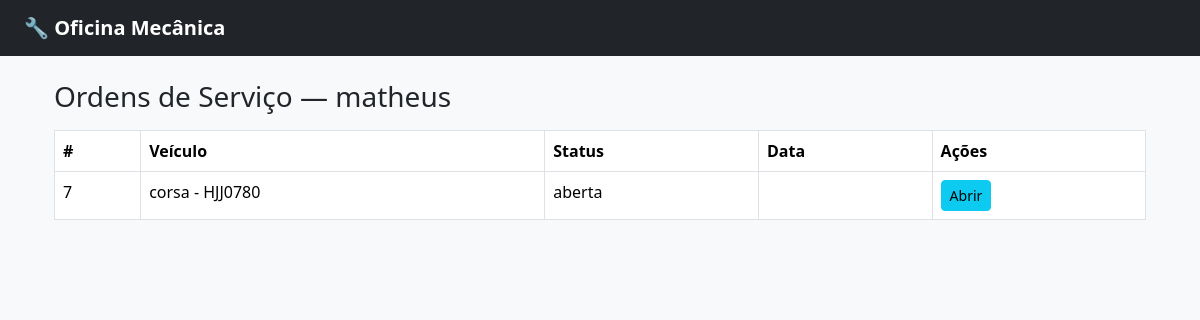
The page /clientes/13/ordens/ on the database its author committed.
### clientes/models.py (models this page shows, shortened)
class Cliente(models.Model):
    nome = models.CharField(max_length=100)
    telefone = models.CharField(max_length=20, blank=True)

class Veiculo(models.Model):
    cliente = models.ForeignKey(Cliente, on_delete=models.CASCADE)
    placa = models.CharField(max_length=10)
    modelo = models.CharField(max_length=100)
    ano = models.CharField(max_length=4)
    def __str__(self):
        return f"{self.modelo} - {self.placa}"

### core/models.py (models this page shows, shortened)
class OrdemServico(models.Model):
    cliente = models.ForeignKey(Cliente, on_delete=models.CASCADE)
    veiculo = models.ForeignKey(Veiculo, on_delete=models.CASCADE)
    km = models.IntegerField()
    observacao = models.TextField(blank=True)
    status = models.CharField(
        max_length=20,
        choices=STATUS_CHOICES,
        default='aberta'
    )
    criado_em = models.DateTimeField(auto_now_add=True)
    atualizado_em = models.DateTimeField(auto_now=True)
    orcamento = models.ForeignKey(
        Orcamento,
        on_delete=models.SET_NULL,
        null=True,
        blank=True
    )

### core/views.py (the view)
# urls.py: path('clientes/<int:cliente_id>/ordens/', views.ordens_por_cliente, name='ordens_por_cliente'),
def ordens_por_cliente(request, cliente_id):
    cliente = Cliente.objects.get(id=cliente_id)
    ordens = OrdemServico.objects.filter(cliente=cliente)
    return render(request, 'ordens/por_cliente.html', {
        'cliente': cliente,
        'ordens': ordens
    })

### core/templates/ordens/por_cliente.html
{% extends "base.html" %}
{% block content %}
<div class="container mt-4">
    <h3>Ordens de Serviço — {{ cliente.nome }}</h3>
    <table class="table table-bordered mt-3">
        <thead>
            <tr>
                <th>#</th>
                <th>Veículo</th>
                <th>Status</th>
                <th>Data</th>
                <th>Ações</th>
            </tr>
        </thead>
        <tbody>
            {% for os in ordens %}
            <tr>
                <td>{{ os.id }}</td>
                <td>{{ os.veiculo }}</td>
                <td>{{ os.status }}</td>
                <td>{{ os.created_at|date:"d/m/Y" }}</td>
                <td>
                    <a href="{% url 'ordem_detail' os.id %}"
                       class="btn btn-sm btn-info">
                        Abrir
                    </a>
                </td>
            </tr>
            {% empty %}
            <tr>
                <td colspan="5" class="text-center">
                    Nenhuma OS encontrada
                </td>
            </tr>
            {% endfor %}
        </tbody>
    </table>
</div>
{% endblock %}

### rows shown on the page
Cliente: nome "matheus"
OrdemServico: id "7", veiculo "corsa - HJJ0780", status "aberta"
